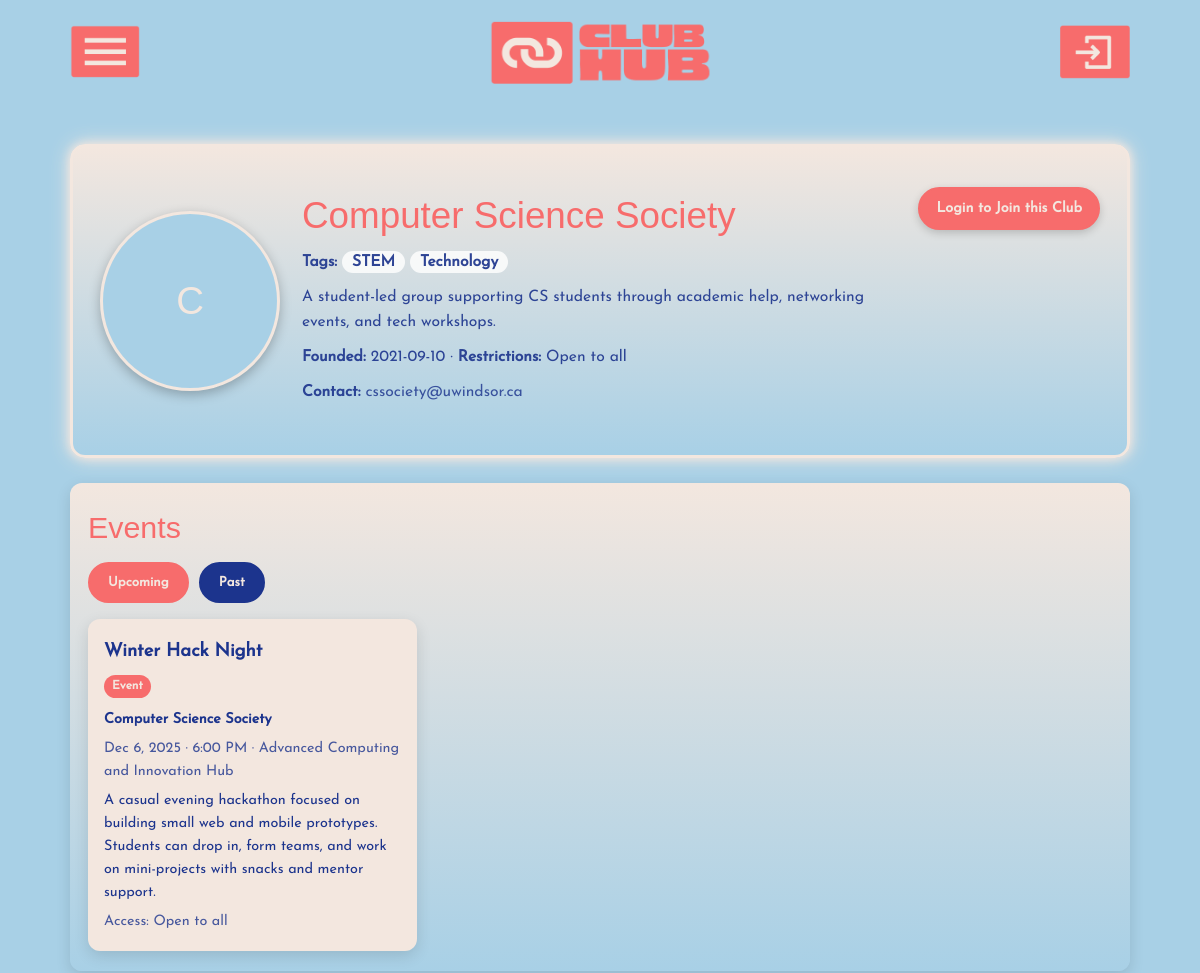
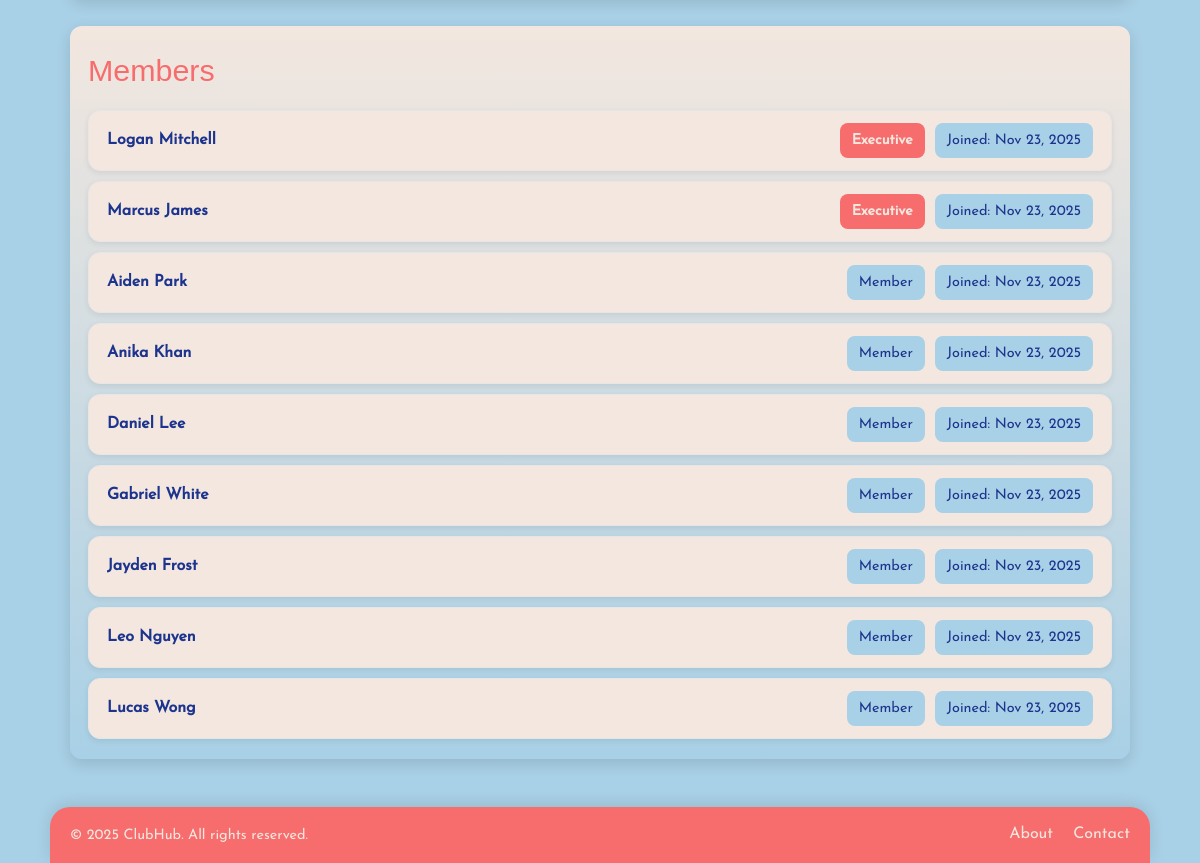
The app's page /club/view-club.php?id=1 with its own data (2 pictures, top to bottom).
### tables this page shows
CREATE TABLE IF NOT EXISTS Club (
    club_id INT AUTO_INCREMENT PRIMARY KEY,
    club_name VARCHAR(100) NOT NULL UNIQUE,
    club_email VARCHAR(100) UNIQUE,
    club_description TEXT,
    creation_date DATE DEFAULT (CURRENT_DATE),
    club_condition ENUM('none', 'women_only', 'undergrad_only', 'first_year_only') DEFAULT 'none',
    club_status ENUM('active', 'inactive') DEFAULT 'active'
);

CREATE TABLE IF NOT EXISTS Event (
    event_id INT AUTO_INCREMENT PRIMARY KEY,
    club_id INT NOT NULL,
    event_name VARCHAR(100) NOT NULL,
    event_description TEXT,
    event_location VARCHAR(255),
    event_date DATETIME,
    capacity INT,
    event_status ENUM('pending', 'approved', 'cancelled') DEFAULT 'pending',
    event_condition ENUM('none', 'women_only', 'undergrad_only', 'first_year_only') DEFAULT 'none',
    registration_open BOOLEAN DEFAULT TRUE,
    event_fee DECIMAL(8,2) DEFAULT 0.00,
    UNIQUE KEY unique_club_event (club_id, event_name),
    FOREIGN KEY (club_id) REFERENCES Club(club_id) ON DELETE CASCADE
);

CREATE TABLE IF NOT EXISTS Membership (
    user_id INT NOT NULL,
    club_id INT NOT NULL,
    membership_date DATE DEFAULT (CURRENT_DATE),
    PRIMARY KEY (user_id, club_id),
    FOREIGN KEY (user_id) REFERENCES User(user_id) ON DELETE CASCADE,
    FOREIGN KEY (club_id) REFERENCES Club(club_id) ON DELETE CASCADE
);

CREATE TABLE IF NOT EXISTS User (
    user_id INT AUTO_INCREMENT PRIMARY KEY,
    first_name VARCHAR(50) NOT NULL,
    last_name VARCHAR(50) NOT NULL,
    user_email VARCHAR(100) NOT NULL UNIQUE,
    user_password VARCHAR(255) NOT NULL,
    user_status ENUM('active', 'suspended') DEFAULT 'active',
    user_type ENUM('student', 'admin') DEFAULT 'student',
    join_date DATE DEFAULT (CURRENT_DATE),
    gender VARCHAR(20),
    faculty VARCHAR(100),
    level_of_study ENUM('undergraduate', 'graduate') DEFAULT 'undergraduate',
    year_of_study INT
);

### src/models/Club.php (called while the page is built, shortened)
<?php
require_once(CONFIG_PATH . 'db_config.php');
class Club
{
    private PDO $pdo;
    public function __construct()
    {
        global $pdo;
        $this->pdo = $pdo;
    }
    public function findVisibleById(int $clubId): ?array
    {
        $sql = file_get_contents(KQ_URL . 'club/kq_club_find_visible_by_id.sql');
        $stmt = $this->pdo->prepare($sql);
        $stmt->execute([$clubId]);
        $row = $stmt->fetch(PDO::FETCH_ASSOC);
        return $row ?: null;
    }
}

### src/config/utils.php (called while the page is built)
<?php
function prettyCondition(?string $cond): string
{
    return match ($cond) {
        'women_only'      => 'Women only',
        'undergrad_only'  => 'Undergraduates only',
        'first_year_only' => 'First years only',
        'none', null, ''  => 'Open to all',
        default           => ucfirst(str_replace('_', ' ', $cond)),
    };
}
?>

### src/models/Event.php (called while the page is built, shortened)
<?php
require_once(CONFIG_PATH . 'db_config.php');
class Event
{
    private PDO $pdo;
    public function __construct()
    {
        global $pdo;
        $this->pdo = $pdo;
    }
    public function searchEvents(
        ?string $search,
        ?int $categoryId,
        ?string $condition,
        int $limit = 20,
        int $offset = 0,
        string $statusFilter = 'approved',
        bool $includeInactiveClubs = false
    ): array {
        $stmt = $this->pdo->prepare("CALL sp_event_search(?, ?, ?, ?, ?, ?, ?)");
        $stmt->execute([
            $search ?? '',
            $categoryId,
            $condition ?? 'any',
            $limit,
            $offset,
            $statusFilter,
            $includeInactiveClubs ? 1 : 0
        ]);
        return $stmt->fetchAll(PDO::FETCH_ASSOC);
    }
}

### src/models/Membership.php (called while the page is built, shortened)
<?php
class Membership
{
    private PDO $pdo;
    public function __construct()
    {
        global $pdo;
        $this->pdo = $pdo;
    }
    public function getClubMembers(int $clubId): array
    {
        $stmt = $this->pdo->prepare("
            SELECT u.user_id, u.first_name, u.last_name,
                   COALESCE(e.executive_role, 'member') AS role,
                   m.membership_date
            FROM Membership m
            JOIN User u ON m.user_id = u.user_id
            LEFT JOIN Executive e
              ON m.user_id = e.user_id AND m.club_id = e.club_id
            WHERE m.club_id = :clubId
            ORDER BY role DESC, u.first_name ASC
        ");
        $stmt->execute([':clubId' => $clubId]);
        return $stmt->fetchAll(PDO::FETCH_ASSOC);
    }
}

### public/club/view-club.php (the view, shortened to what this page needs)
<?php
require_once('../../src/config/utils.php');
require_once(MODELS_PATH . 'Club.php');
require_once(MODELS_PATH . 'Membership.php');
require_once(MODELS_PATH . 'Event.php');
$clubId = isset($_GET['id']) ? (int)$_GET['id'] : 0;
$clubModel       = new Club();
$membershipModel = new Membership();
$eventModel      = new Event();
$isAdmin = !empty($_SESSION['is_admin']);
if ($isAdmin) {
    $club = $clubModel->findById($clubId);
} else {
    $club = $clubModel->findVisibleById($clubId);
}
$userRole   = null;
$members = $membershipModel->getClubMembers($clubId);
if (!empty($members)) {
    usort($members, function ($a, $b) {
        $roleA = strtolower($a['role'] ?? 'member');
        $roleB = strtolower($b['role'] ?? 'member');
        $isExecA = ($roleA !== 'member');
        $isExecB = ($roleB !== 'member');
        if ($isExecA !== $isExecB) {
            return $isExecA ? -1 : 1;
        }
        $firstA = strtolower($a['first_name'] ?? '');
        $firstB = strtolower($b['first_name'] ?? '');
        if ($firstA === $firstB) {
            $lastA = strtolower($a['last_name'] ?? '');
            $lastB = strtolower($b['last_name'] ?? '');
            return $lastA <=> $lastB;
        }
        return $firstA <=> $firstB;
    });
}
$allEvents = $eventModel->searchEvents(
    null,
    null,
    null,
    200,
    0,
    'any',
    $isAdmin
);
$clubEvents = array_filter($allEvents, fn($e) => (int)$e['club_id'] === $clubId);
$upcomingEvents = [];
$pastEvents     = [];
$now = new DateTime('now');
foreach ($clubEvents as $ev) {
    if (!$isAdmin && $ev['event_status'] === 'pending') {
        continue;
    }
    try {
        $eventDate = new DateTime($ev['event_date']);
    } catch (Exception $e) {
        $upcomingEvents[] = $ev;
        continue;
    }
    if ($eventDate >= $now) {
        $upcomingEvents[] = $ev;
    } else {
        $pastEvents[] = $ev;
    }
}
$clubId = (int)$club['club_id'];
array_unshift($_SESSION['recent_clubs'], $clubId);
?>
<!DOCTYPE html>
<html lang="en">
<head>
    <link rel="stylesheet" href="<?php echo STYLE_URL; ?>?v=<?= time(); ?>">
</head>
<body>
<?php include_once(LAYOUT_PATH . 'header.php'); ?>
<main>
    <section class="club-hero">
        <div class="club-hero-inner">
            <div class="club-avatar">
                <span><?= strtoupper(substr($club['club_name'], 0, 1)) ?></span>
            </div>
            <div class="club-main-info">
                <div class="club-main-header-row">
                    <div class="club-main-text">
                        <h1><?= htmlspecialchars($club['club_name']); ?></h1>
                        <p class="club-meta-secondary">
                            <b>Tags:</b>
                            <?php if (!empty($club['categories'])): ?>
                                <?php foreach (explode(',', $club['categories']) as $cat): ?>
                                    <span class="club-interest-pill"><?= htmlspecialchars($cat) ?></span>
                                <?php endforeach; ?>
                            <?php else: ?>
                                None
                            <?php endif; ?>
                        </p>
                        <p class="club-meta-secondary">
                            <?= nl2br(htmlspecialchars($club['club_description'])); ?>
                        </p>
                        <p class="club-meta-secondary">
                            <strong>Founded:</strong> <?= htmlspecialchars($club['creation_date']); ?> ·
                            <strong>Restrictions:</strong> <?= htmlspecialchars(prettyCondition($club['club_condition'])); ?>
                        </p>
                        <?php if (!empty($club['club_email'])): ?>
                            <p class="club-meta-secondary">
                                <strong>Contact:</strong>
                                <a href="mailto:<?= htmlspecialchars($club['club_email']) ?>">
                                    <?= htmlspecialchars($club['club_email']) ?>
                                </a>
                            </p>
                        <?php endif; ?>
                    </div>
                    <div class="club-actions">
                    <?php if (!empty($_SESSION['is_admin'])): ?>
                        <p class="profile-status-pill
                            <?= $club['club_status'] === 'active' ? 'status-active' : 'status-inactive' ?>">
                            Club Status: <?= ucfirst($club['club_status']) ?>
                        </p>
                        <?php if ($club['club_status'] === 'active'): ?>
                            <form method="post" action="<?= PHP_URL ?>admin_handle_deactivate_club.php">
                                <input type="hidden" name="club_id" value="<?= $clubId ?>">
                                <button class="club-edit-btn">
                                    Deactivate Club
                                </button>
                            </form>
                        <?php else: ?>
                            <form method="post" action="<?= PHP_URL ?>admin_handle_activate_club.php">
                                <input type="hidden" name="club_id" value="<?= $clubId ?>">
                                <button class="club-edit-btn">
                                    Activate Club
                                </button>
                            </form>
                        <?php endif; ?>
                    <?php else: ?>
                        <?php if ($userRole === 'executive'): ?>
                            <a class="club-edit-btn" href="<?= CLUB_URL ?>edit-club.php?id=<?= $clubId ?>">Edit Club</a>
                        <?php else: ?>
                            <form method="post" action="<?= PHP_URL ?>club_handle_join.php" style="display:inline;">
                                <?php if(!isset($_SESSION['user_id'])): ?>
                                    <button class="club-edit-save" type="submit"> Login to Join this Club </button>
                                <?php else: ?>
                                    <button class="club-edit-save" type="submit"> Join Club </button>
                                <?php endif; ?>
                            </form>
                        <?php endif; ?>
                    <?php endif; ?>
                </div>
                </div>
            </div>
        </div>
    </section>
    <section class="club-section">
        <div class="club-section-header">
            <h2>Events</h2>
        </div>
        <div class="club-events-header-row">
            <div class="event-tabs">
                <button class="event-tab active" data-tab="upcoming">Upcoming</button>
                <button class="event-tab" data-tab="past">Past</button>
            </div>
        </div>
        <div class="event-tab-content" id="tab-upcoming" style="display:block;">
            <?php if (!empty($upcomingEvents)): ?>
                <div class="club-cards-grid">
                    <?php foreach ($upcomingEvents as $event): ?>
                        <?php include(LAYOUT_PATH . 'event-card.php'); ?>
                    <?php endforeach; ?>
                </div>
            <?php else: ?>
                <p class="club-empty">No upcoming events.</p>
            <?php endif; ?>
        </div>
            <?php if (!empty($pastEvents)): ?>
                    <?php foreach ($pastEvents as $event): ?>
                        <?php include(LAYOUT_PATH . 'event-card.php'); ?>
                    <?php endforeach; ?>
            <?php else: ?>
                <p class="club-empty">No past events.</p>
            <?php endif; ?>
    </section>
    <section class="club-section">
        <div class="club-section-header">
            <h2>Members</h2>
        </div>
        <?php if (!empty($members)): ?>
            <div class="member-list">
                <?php foreach ($members as $member): ?>
                    <?php
                        $roleRaw   = strtolower($member['role'] ?? 'member');
                        $roleLabel = ucfirst($roleRaw);
                        $roleClass = 'member-role';
                        if ($roleRaw !== 'member') {
                            $roleClass .= ' member-role-exec';
                        }
                    ?>
                    <div class="member-item">
                        <span class="member-name">
                            <a href="<?= PUBLIC_URL ?>user/view-user.php?id=<?= (int)$member['user_id'] ?>">
                                <?= htmlspecialchars($member['first_name'] . ' ' . $member['last_name']) ?>
                            </a>
                        </span>
                        <div class="member-bubbles">
                            <span class="<?= $roleClass ?>">
                                <?= htmlspecialchars($roleLabel) ?>
                            </span>
                            <span class="member-join-bubble">
                                Joined: <?= date('M d, Y', strtotime($member['membership_date'])) ?>
                            </span>
                        </div>
                    </div>
                <?php endforeach; ?>
            </div>
        <?php else: ?>
            <p class="club-empty">No members found.</p>
        <?php endif; ?>
    </section>
</main>
<?php include_once(LAYOUT_PATH . 'footer.php'); ?>
</body>
</html>

### assets/layout/event-card.php (shortened to what this page needs)
<?php
$cardContext = $cardContext ?? 'explore';
$baseClass = ($cardContext === 'dashboard') ? 'dash-card' : 'explore-card';
$classes = $baseClass;
$clubName = $event['club_name'] ?? '';
$clubId   = isset($event['club_id']) ? (int)$event['club_id'] : null;
?>
<article class="<?php echo $classes; ?>">
    <h3>
        <a href="<?php echo PUBLIC_URL . 'event/view-event.php?id=' . (int)$event['event_id']; ?>">
            <?php echo htmlspecialchars($event['event_name']); ?>
        </a>
    </h3>
    <span class="explore-pill explore-pill-event">Event</span>
    <?php if (!empty($clubName)): ?>
        <p class="explore-meta">
            <?php if (!empty($clubId)): ?>
                <a href="<?php echo PUBLIC_URL . 'club/view-club.php?id=' . $clubId; ?>">
                    <?php echo htmlspecialchars($clubName); ?>
                </a>
            <?php else: ?>
                <?php echo htmlspecialchars($clubName); ?>
            <?php endif; ?>
        </p>
    <?php endif; ?>
    <p class="explore-meta-small">
        <?php if (!empty($event['event_date'])): ?>
            <?php echo htmlspecialchars(date('M j, Y · g:i A', strtotime($event['event_date']))); ?>
        <?php endif; ?>
        <?php if (!empty($event['event_location'])): ?>
            · <?php echo htmlspecialchars($event['event_location']); ?>
        <?php endif; ?>
    </p>
    <p class="explore-text">
        <?php echo htmlspecialchars($event['event_description'] ?: 'No description has been added yet.'); ?>
    </p>
    <p class="explore-meta-small">
        Access: <?php echo htmlspecialchars(prettyCondition($event['event_condition'] ?? null)); ?>
    </p>
</article>

### records on screen
club: club_name "C", club_name "Computer Science Society", club_description "A student-led group supporting CS students through academic help, networking events, and tech workshops.", creation_date "2021-09-10", club_condition "Open to all", club_email "cssociety@uwindsor.ca"
event: event_name "Winter Hack Night", club.club_name "Computer Science Society", event_date "Dec 6, 2025 · 6:00 PM", event_location "Advanced Computing and Innovation Hub", event_description "A casual evening hackathon focused on building small web and mobile prototypes. Students can drop in, form teams, and work on mini-projects with snacks and mentor support.", event_condition "Open to all"
membership: user.last_name "Logan Mitchell", roleLabel "Executive", membership_date "Nov 23, 2025"
membership: user.last_name "Marcus James", roleLabel "Executive", membership_date "Nov 23, 2025"
membership: user.last_name "Aiden Park", roleLabel "Member", membership_date "Nov 23, 2025"
membership: user.last_name "Anika Khan", roleLabel "Member", membership_date "Nov 23, 2025"
membership: user.last_name "Daniel Lee", roleLabel "Member", membership_date "Nov 23, 2025"
membership: user.last_name "Gabriel White", roleLabel "Member", membership_date "Nov 23, 2025"
membership: user.last_name "Jayden Frost", roleLabel "Member", membership_date "Nov 23, 2025"
membership: user.last_name "Leo Nguyen", roleLabel "Member", membership_date "Nov 23, 2025"
membership: user.last_name "Lucas Wong", roleLabel "Member", membership_date "Nov 23, 2025"

### other values on screen
$cat "STEM"
$cat "Technology"
